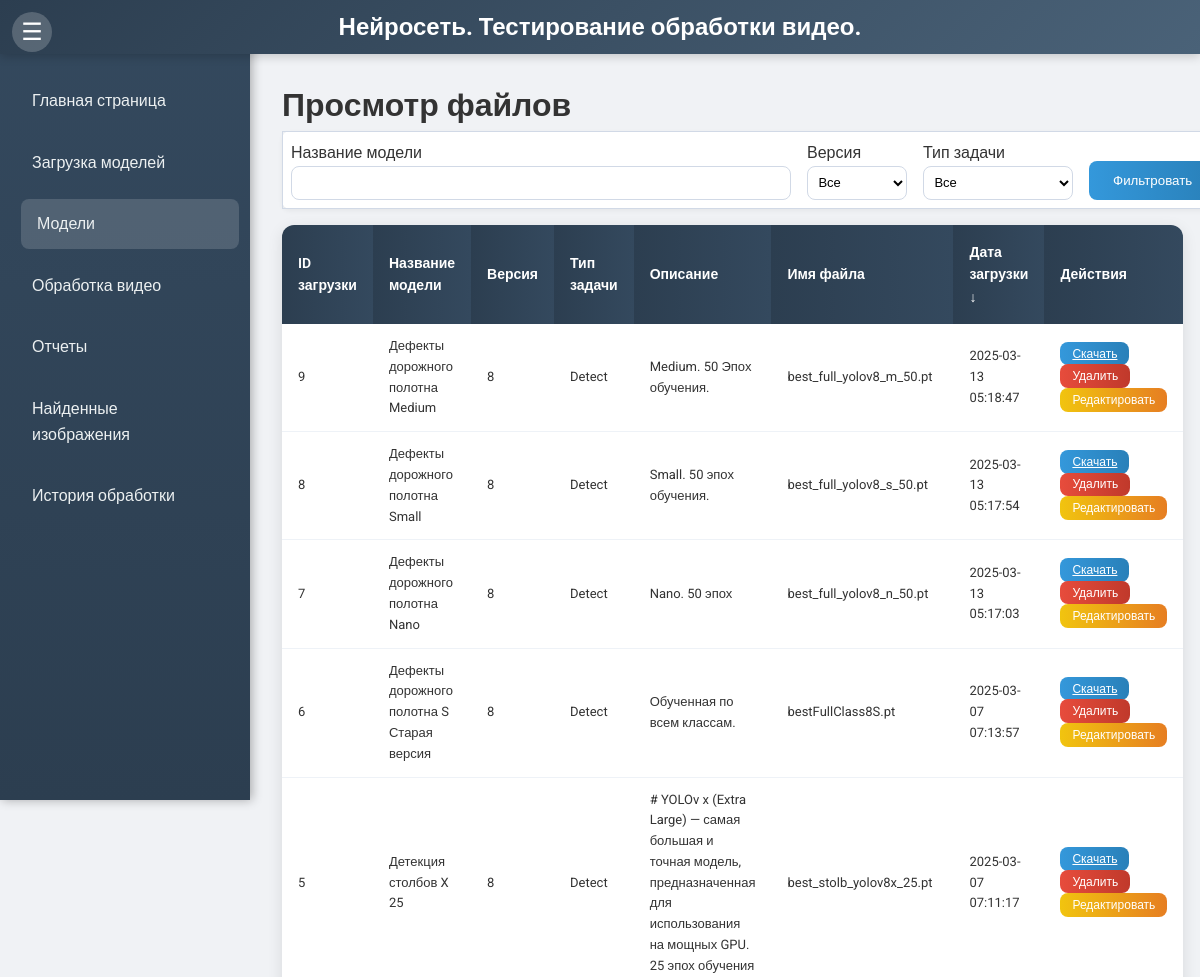
Before: /view (upper part) with the older database file.
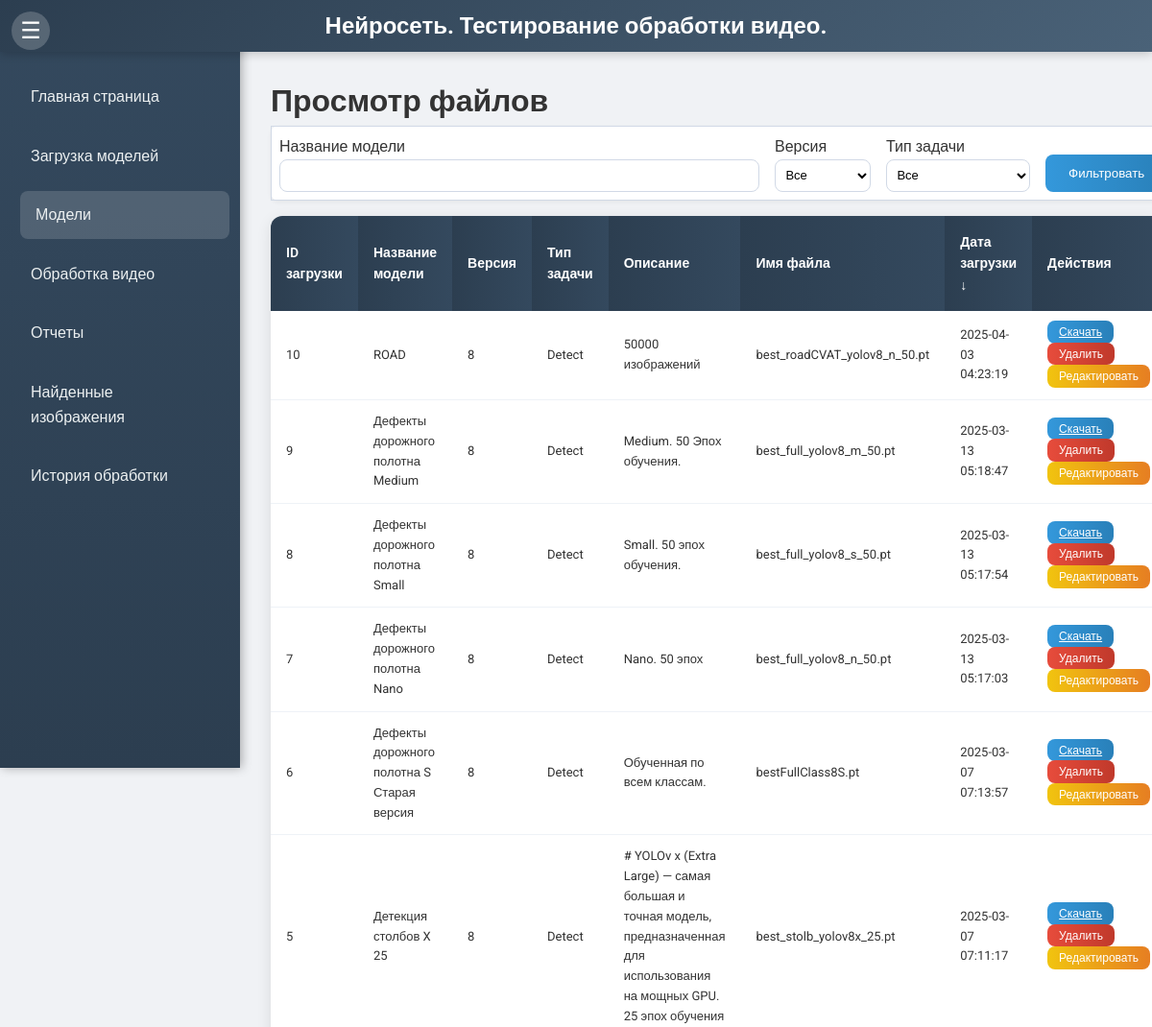
After: the same page with the newer database file.
### models.py (models this page shows)
class UploadedFile(db.Model):
    id = db.Column(db.Integer, primary_key=True)
    model_name = db.Column(db.String(255), nullable=False)
    version = db.Column(db.String(10), nullable=False)
    task_type = db.Column(db.String(50), nullable=False)
    description = db.Column(db.Text, nullable=False)
    file_path = db.Column(db.String(255), nullable=False)
    original_filename = db.Column(db.String(255), nullable=False)
    filename_without_guid = db.Column(db.String(255), nullable=False)
    upload_datetime = db.Column(db.DateTime, default=datetime.utcnow)

### app.py (the view)
@app.route('/view', methods=['GET'])
def view_files():
    model_name = request.args.get('model_name')
    version = request.args.get('version')
    task_type = request.args.get('task_type')
    sort_by = request.args.get('sort_by', 'upload_datetime')
    sort_dir = request.args.get('sort_dir', 'desc')
    query = UploadedFile.query
    if model_name:
        query = query.filter(UploadedFile.model_name.ilike(f'%{model_name}%'))
    if version:
        query = query.filter_by(version=version)
    if task_type:
        query = query.filter_by(task_type=task_type)
    sortable_fields = {
        'id': UploadedFile.id,
        'model_name': UploadedFile.model_name,
        'version': UploadedFile.version,
        'task_type': UploadedFile.task_type,
        'description': UploadedFile.description,
        'filename_without_guid': UploadedFile.filename_without_guid,
        'upload_datetime': UploadedFile.upload_datetime
    }
    if sort_by in sortable_fields:
        sort_column = sortable_fields[sort_by]
        if sort_dir == 'asc':
            query = query.order_by(asc(sort_column))
        else:
            query = query.order_by(desc(sort_column))
    files = query.all()
    unique_model_names = [row[0] for row in db.session.query(distinct(UploadedFile.model_name)).all()]
    return render_template(
        'view.html',
        files=files,
        current_page='view',
        sort_by=sort_by,
        sort_dir=sort_dir,
        unique_model_names=unique_model_names
    )

### templates/view.html (shortened to what the changed rows need)
{% extends 'base.html' %}
{% block content %}
    <h1>Просмотр файлов</h1>
    <table class="modern-table">
        <thead>
            <tr>
                <th><a href="{{ url_for('view_files', model_name=request.args.get('model_name'), version=request.args.get('version'), task_type=request.args.get('task_type'), sort_by='id', sort_dir='asc' if sort_by == 'id' and sort_dir == 'desc' else 'desc') }}" class="table-link">ID загрузки {% if sort_by == 'id' %}{{ '↑' if sort_dir == 'asc' else '↓' }}{% endif %}</a></th>
                <th><a href="{{ url_for('view_files', model_name=request.args.get('model_name'), version=request.args.get('version'), task_type=request.args.get('task_type'), sort_by='model_name', sort_dir='asc' if sort_by == 'model_name' and sort_dir == 'desc' else 'desc') }}" class="table-link">Название модели {% if sort_by == 'model_name' %}{{ '↑' if sort_dir == 'asc' else '↓' }}{% endif %}</a></th>
                <th><a href="{{ url_for('view_files', model_name=request.args.get('model_name'), version=request.args.get('version'), task_type=request.args.get('task_type'), sort_by='version', sort_dir='asc' if sort_by == 'version' and sort_dir == 'desc' else 'desc') }}" class="table-link">Версия {% if sort_by == 'version' %}{{ '↑' if sort_dir == 'asc' else '↓' }}{% endif %}</a></th>
                <th><a href="{{ url_for('view_files', model_name=request.args.get('model_name'), version=request.args.get('version'), task_type=request.args.get('task_type'), sort_by='task_type', sort_dir='asc' if sort_by == 'task_type' and sort_dir == 'desc' else 'desc') }}" class="table-link">Тип задачи {% if sort_by == 'task_type' %}{{ '↑' if sort_dir == 'asc' else '↓' }}{% endif %}</a></th>
                <th><a href="{{ url_for('view_files', model_name=request.args.get('model_name'), version=request.args.get('version'), task_type=request.args.get('task_type'), sort_by='description', sort_dir='asc' if sort_by == 'description' and sort_dir == 'desc' else 'desc') }}" class="table-link">Описание {% if sort_by == 'description' %}{{ '↑' if sort_dir == 'asc' else '↓' }}{% endif %}</a></th>
                <th><a href="{{ url_for('view_files', model_name=request.args.get('model_name'), version=request.args.get('version'), task_type=request.args.get('task_type'), sort_by='filename_without_guid', sort_dir='asc' if sort_by == 'filename_without_guid' and sort_dir == 'desc' else 'desc') }}" class="table-link">Имя файла {% if sort_by == 'filename_without_guid' %}{{ '↑' if sort_dir == 'asc' else '↓' }}{% endif %}</a></th>
                <th><a href="{{ url_for('view_files', model_name=request.args.get('model_name'), version=request.args.get('version'), task_type=request.args.get('task_type'), sort_by='upload_datetime', sort_dir='asc' if sort_by == 'upload_datetime' and sort_dir == 'desc' else 'desc') }}" class="table-link">Дата загрузки {% if sort_by == 'upload_datetime' %}{{ '↑' if sort_dir == 'asc' else '↓' }}{% endif %}</a></th>
                <th>Действия</th>
            </tr>
        </thead>
        <tbody>
            {% for file in files %}
            <tr>
                <td>{{ file.id }}</td>
                <td>{{ file.model_name }}</td>
                <td>{{ file.version }}</td>
                <td>{{ file.task_type }}</td>
                <td>{{ file.description }}</td>
                <td>{{ file.filename_without_guid }}</td>
                <td>{{ file.upload_datetime.strftime('%Y-%m-%d %H:%M:%S') }}</td>
                <td>
                    <a href="{{ url_for('download_file', file_id=file.id) }}" class="btn btn-primary btn-sm">Скачать</a>
                    <form method="POST" action="{{ url_for('delete_file', file_id=file.id) }}" style="display:inline;">
                        <button type="submit" class="btn btn-danger btn-sm" onclick="return confirm('Вы уверены, что хотите удалить этот файл?');">Удалить</button>
                    </form>
                    <button class="btn btn-warning btn-sm" onclick="openEditModal({{ file.id }}, '{{ file.model_name }}', '{{ file.version }}', '{{ file.task_type }}', '{{ file.description|replace('\n', '\\n') }}')">Редактировать</button>
                </td>
            </tr>
            {% endfor %}
        </tbody>
    </table>
{% endblock %}

Changed rows visible on the page:
added UploadedFile: id "10", model_name "ROAD", version "8", task_type "Detect", description "50000 изображений", filename_without_guid "best_roadCVAT_yolov8_n_50.pt", upload_datetime "2025-04-03 04:23:19"
